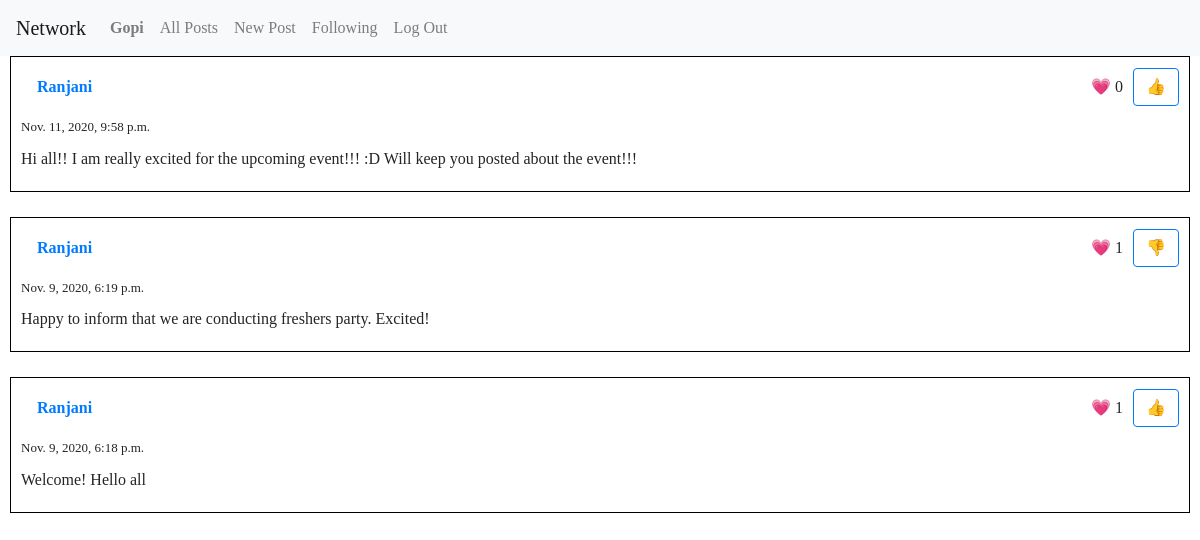
Before: /following (signed in) with the older database file.
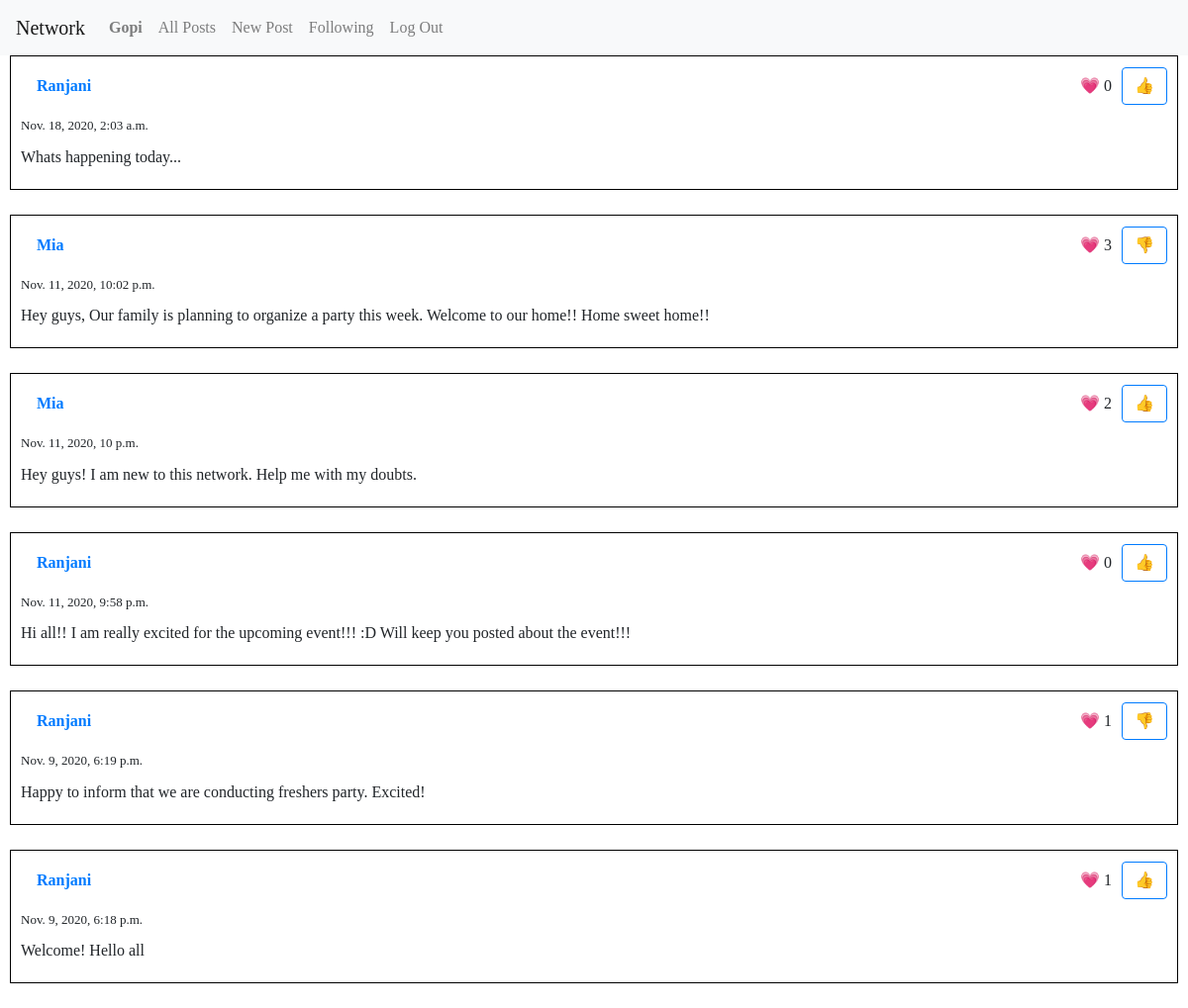
After: the same page with the newer database file.
### network/models.py (models this page shows, shortened)
class Posts(models.Model):
    creator = models.ForeignKey(User,on_delete=models.SET_NULL, null=True, blank=True, related_name="posts")
    content = models.TextField(max_length=500)
    created = models.DateTimeField(default=timezone.now)

class User(AbstractUser):
    pass

### network/views.py (the view)
# urls.py: path("following", views.following, name="following"),
def following(request):
    follows = Follows.objects.filter(follower=request.user.id)
    all_posts = Posts.objects.none()
    for f in follows:
        all_posts = all_posts | Posts.objects.filter(creator=f.followee)
    return render(request, "network/following.html", {
        "all_posts": get_posts_in_page(request, all_posts.order_by(POSTS_ORDER))
    })

### network/templatetags/network_filters.py (called while the page is built)
@register.filter
def user_likes(likes, user):
    return any(like.liker == user for like in likes.all())

### network/views.py (called while the page is built)
def get_posts_in_page(request, posts):
    paginator = Paginator(posts, 10)
    page = request.GET.get('page')
    return paginator.get_page(page)

### network/templates/network/following.html
{% extends "network/layout.html" %}
{% block body %}
{% include "network/all_posts.html" %}
{% endblock %}

### network/templates/network/all_posts.html (shortened to what this page needs)
{% load static %}
{% load network_filters %}
{% for post in all_posts %}
    <div class="post" id="post-{{ post.id }}">
        <div class="creator">
            <a class="nav-link" href="{% url 'profile' post.creator.id %}">
                {{ post.creator }}
            </a>
        </div>
        <div class="like-count">
            &#128151; <span id="post-like-count-{{ post.id }}">{{ post.likes.count }}</span>
        </div>
        {% if user.is_authenticated %}
            {% with liked=post.likes|user_likes:user up_button="&#128077;" down_button="&#128078;" %}
                <button type="button" class="btn btn-outline-primary like-button"
                        onclick="toggleLike(this, {{ post.id }}, {{ liked|yesno:"true,false" }})"
                        data-up-button="{{ up_button }}"
                        data-down-button="{{ down_button }}"
                >
                    {% if liked %}
                        {{ down_button }}
                    {% else %}
                        {{ up_button }}
                    {% endif %}
                </button>
            {% endwith %}
        {% endif %}
        <div class="created-time">
            {{ post.created }}
        </div>
        <div class="content">
            {{ post.content }}
        </div>
    </div>
{% endfor %}

Changed rows visible on the page:
added Posts: creator "Ranjani", likes.count "0", up_button "👍", created "Nov. 18, 2020, 2:03 a.m.", content "Whats happening today..."
now on this page (row unchanged): Posts: creator "Mia", likes.count "3", down_button "👎", created "Nov. 11, 2020, 10:02 p.m.", content "Hey guys, Our family is planning to organize a party this week. Welcome to our home!! Home sweet home!!"
now on this page (row unchanged): Posts: creator "Mia", likes.count "2", up_button "👍", created "Nov. 11, 2020, 10 p.m.", content "Hey guys! I am new to this network. Help me with my doubts."
